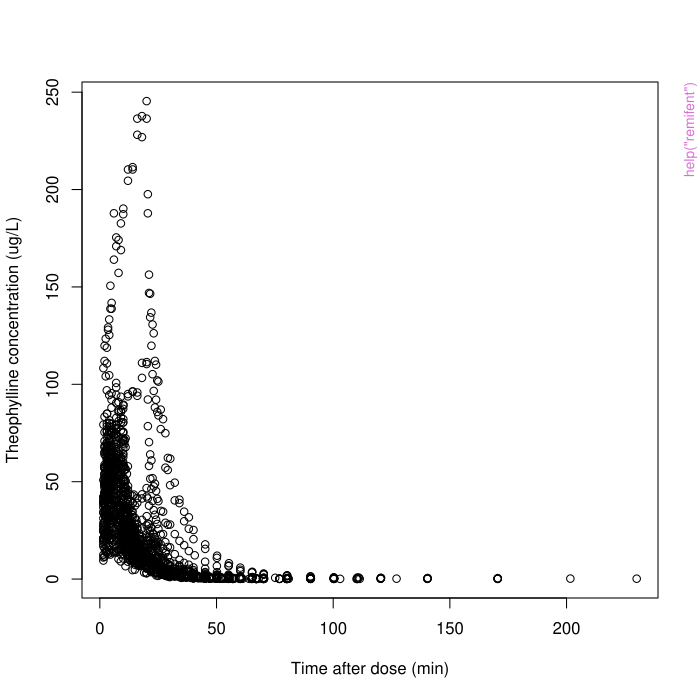

The script that drew this image:
pkgname <- "npde"
source(file.path(R.home("share"), "R", "examples-header.R"))
options(warn = 1)
base::assign(".ExTimings", "npde-Ex.timings", pos = 'CheckExEnv')
base::cat("name\tuser\tsystem\telapsed\n", file=base::get(".ExTimings", pos = 'CheckExEnv'))
base::assign(".format_ptime",
function(x) {
  if(!is.na(x[4L])) x[1L] <- x[1L] + x[4L]
  if(!is.na(x[5L])) x[2L] <- x[2L] + x[5L]
  options(OutDec = '.')
  format(x[1L:3L], digits = 7L)
},
pos = 'CheckExEnv')

### * </HEADER>
library('npde')

base::assign(".oldSearch", base::search(), pos = 'CheckExEnv')
base::assign(".old_wd", base::getwd(), pos = 'CheckExEnv')
cleanEx()
nameEx("NpdeData-class")
### * NpdeData-class

flush(stderr()); flush(stdout())

base::assign(".ptime", proc.time(), pos = "CheckExEnv")
### Name: NpdeData-class
### Title: Class "NpdeData" representing the structure of the longitudinal
###   data
### Aliases: NpdeData-class NpdeData print,NpdeData-method
###   summary,NpdeData-method npde.qqplot,NpdeData-method
### Keywords: classes

### ** Examples

## Not run: 
##D methods(class="NpdeData")
##D 
##D showClass("NpdeData")
## End(Not run)




base::assign(".dptime", (proc.time() - get(".ptime", pos = "CheckExEnv")), pos = "CheckExEnv")
base::cat("NpdeData-class", base::get(".format_ptime", pos = 'CheckExEnv')(get(".dptime", pos = "CheckExEnv")), "\n", file=base::get(".ExTimings", pos = 'CheckExEnv'), append=TRUE, sep="\t")
cleanEx()
nameEx("NpdeObject-class")
### * NpdeObject-class

flush(stderr()); flush(stdout())

base::assign(".ptime", proc.time(), pos = "CheckExEnv")
### Name: NpdeObject-class
### Title: Class "NpdeObject"
### Aliases: NpdeObject-class NpdeObject print,NpdeObject-method
###   showall,NpdeObject-method summary,NpdeObject-method
###   test,NpdeObject-method npde.main,NpdeObject npde.save,NpdeObject
###   npde.graphs,NpdeObject plot,NpdeObject
### Keywords: classes

### ** Examples

## Not run: 
##D methods(class="NpdeObject")
##D 
##D showClass("NpdeObject")
## End(Not run)




base::assign(".dptime", (proc.time() - get(".ptime", pos = "CheckExEnv")), pos = "CheckExEnv")
base::cat("NpdeObject-class", base::get(".format_ptime", pos = 'CheckExEnv')(get(".dptime", pos = "CheckExEnv")), "\n", file=base::get(".ExTimings", pos = 'CheckExEnv'), append=TRUE, sep="\t")
cleanEx()
nameEx("NpdeRes-class")
### * NpdeRes-class

flush(stderr()); flush(stdout())

base::assign(".ptime", proc.time(), pos = "CheckExEnv")
### Name: NpdeRes-class
### Title: Class "NpdeRes"
### Aliases: NpdeRes-class NpdeRes NpdeRes-class, print,NpdeRes-method
###   showall,NpdeRes-method summary,NpdeRes-method test,NpdeRes-method
### Keywords: classes internal

### ** Examples

## Not run: 
##D data(theopp)
##D 
##D methods(class="NpdeRes")
##D 
##D showClass("NpdeRes")
## End(Not run)



base::assign(".dptime", (proc.time() - get(".ptime", pos = "CheckExEnv")), pos = "CheckExEnv")
base::cat("NpdeRes-class", base::get(".format_ptime", pos = 'CheckExEnv')(get(".dptime", pos = "CheckExEnv")), "\n", file=base::get(".ExTimings", pos = 'CheckExEnv'), append=TRUE, sep="\t")
cleanEx()
nameEx("NpdeSimData-class")
### * NpdeSimData-class

flush(stderr()); flush(stdout())

base::assign(".ptime", proc.time(), pos = "CheckExEnv")
### Name: NpdeSimData-class
### Title: Class "NpdeSimData" representing the structure of the
###   longitudinal data
### Aliases: NpdeSimData-class NpdeSimData
### Keywords: classes

### ** Examples

## Not run: 
##D showClass("NpdeSimData")
## End(Not run)



base::assign(".dptime", (proc.time() - get(".ptime", pos = "CheckExEnv")), pos = "CheckExEnv")
base::cat("NpdeSimData-class", base::get(".format_ptime", pos = 'CheckExEnv')(get(".dptime", pos = "CheckExEnv")), "\n", file=base::get(".ExTimings", pos = 'CheckExEnv'), append=TRUE, sep="\t")
cleanEx()
nameEx("dist.pred.sim")
### * dist.pred.sim

flush(stderr()); flush(stdout())

base::assign(".ptime", proc.time(), pos = "CheckExEnv")
### Name: dist.pred.sim
### Title: Compute distribution of pd/npde using simulations
### Aliases: dist.pred.sim calcnpde.sim

### ** Examples

## Not run: 
##D data(theopp)
##D data(simtheopp)
##D x<-autonpde(theopp,simtheopp,1,3,4,boolsave=FALSE)
##D # Use random samples from N(0,1) to obtain a prediction interval on the empirical cdf of the npde
##D plot(x,plot.type="ecdf",bands=TRUE,approx.pi=TRUE)
##D # defaults to computing the pd and npde for 100 simulated datasets
##D # (in the theophylline example, this uses all the simulated datasets)
##D x<-dist.pred.sim(x)
##D # Use the npde from the simulated datasets to obtain a prediction interval on the empirical cdf
##D plot(x,plot.type="ecdf",bands=TRUE,approx.pi=FALSE)
## End(Not run)




base::assign(".dptime", (proc.time() - get(".ptime", pos = "CheckExEnv")), pos = "CheckExEnv")
base::cat("dist.pred.sim", base::get(".format_ptime", pos = 'CheckExEnv')(get(".dptime", pos = "CheckExEnv")), "\n", file=base::get(".ExTimings", pos = 'CheckExEnv'), append=TRUE, sep="\t")
cleanEx()
nameEx("gof.test")
### * gof.test

flush(stderr()); flush(stdout())

base::assign(".ptime", proc.time(), pos = "CheckExEnv")
### Name: gof.test
### Title: Goodness-of-fit tests for npde
### Aliases: gof.test gof.test.default gof.test.numeric gof.test.NpdeRes
###   printgoftest gof.test.NpdeObject
### Keywords: methods test

### ** Examples

## Not run: 
##D data(theopp)
## End(Not run)



base::assign(".dptime", (proc.time() - get(".ptime", pos = "CheckExEnv")), pos = "CheckExEnv")
base::cat("gof.test", base::get(".format_ptime", pos = 'CheckExEnv')(get(".dptime", pos = "CheckExEnv")), "\n", file=base::get(".ExTimings", pos = 'CheckExEnv'), append=TRUE, sep="\t")
cleanEx()
nameEx("kurtosis")
### * kurtosis

flush(stderr()); flush(stdout())

base::assign(".ptime", proc.time(), pos = "CheckExEnv")
### Name: kurtosis
### Title: Kurtosis
### Aliases: kurtosis
### Keywords: univar

### ** Examples

## Not run: 
##D x <- rnorm(100)
##D kurtosis(x)
## End(Not run)



base::assign(".dptime", (proc.time() - get(".ptime", pos = "CheckExEnv")), pos = "CheckExEnv")
base::cat("kurtosis", base::get(".format_ptime", pos = 'CheckExEnv')(get(".dptime", pos = "CheckExEnv")), "\n", file=base::get(".ExTimings", pos = 'CheckExEnv'), append=TRUE, sep="\t")
cleanEx()
nameEx("npde-package")
### * npde-package

flush(stderr()); flush(stdout())

base::assign(".ptime", proc.time(), pos = "CheckExEnv")
### Name: npde-package
### Title: Normalised prediction distribution errors for nonlinear
###   mixed-effect models
### Aliases: npde npde-package
### Keywords: models

### ** Examples

## Not run: 
##D data(theopp)
##D data(simtheopp)
##D 
##D # Calling autonpde with dataframes
##D 
##D x<-autonpde(theopp,simtheopp,ix="Time",iy="Conc",iid="ID",boolsave=FALSE)
##D print(x)
##D 
##D # Calling autonpde with names of files to be read from disk
##D 
##D write.table(theopp,"theopp.tab",quote=FALSE,row.names=FALSE)
##D write.table(simtheopp,"simtheopp.tab",quote=FALSE,row.names=FALSE)
##D x<-autonpde(namobs="theopp.tab", namsim="simtheopp.tab", iid = 1,
##D ix = 3, iy = 4, boolsave = FALSE)
##D 
##D print(x)
## End(Not run)



base::assign(".dptime", (proc.time() - get(".ptime", pos = "CheckExEnv")), pos = "CheckExEnv")
base::cat("npde-package", base::get(".format_ptime", pos = 'CheckExEnv')(get(".dptime", pos = "CheckExEnv")), "\n", file=base::get(".ExTimings", pos = 'CheckExEnv'), append=TRUE, sep="\t")
cleanEx()
nameEx("npde")
### * npde

flush(stderr()); flush(stdout())

base::assign(".ptime", proc.time(), pos = "CheckExEnv")
### Name: npde
### Title: Compute normalised prediction distribution errors
### Aliases: npde autonpde
### Keywords: models

### ** Examples

## Not run: 
##D data(theopp)
##D data(simtheopp)
##D 
##D # Calling autonpde with dataframes
##D 
##D x<-autonpde(theopp,simtheopp,1,3,4,boolsave=FALSE)
##D x
##D 
##D # Calling autonpde with names of files to be read from disk
##D 
##D write.table(theopp,"theopp.tab",quote=FALSE,row.names=FALSE)
##D write.table(simtheopp,"simtheopp.tab",quote=FALSE,row.names=FALSE)
##D x<-autonpde(namobs="theopp.tab", namsim="simtheopp.tab", iid = 1,
##D ix = 3, iy = 4, imdv=0, boolsave = FALSE)
##D 
##D head(x["results"]["res"])
## End(Not run)



base::assign(".dptime", (proc.time() - get(".ptime", pos = "CheckExEnv")), pos = "CheckExEnv")
base::cat("npde", base::get(".format_ptime", pos = 'CheckExEnv')(get(".dptime", pos = "CheckExEnv")), "\n", file=base::get(".ExTimings", pos = 'CheckExEnv'), append=TRUE, sep="\t")
cleanEx()
nameEx("npdeData")
### * npdeData

flush(stderr()); flush(stdout())

base::assign(".ptime", proc.time(), pos = "CheckExEnv")
### Name: npdeData
### Title: Creates a NpdeData object
### Aliases: npdeData
### Keywords: models

### ** Examples

## Not run: 
##D data(theopp)
##D 
##D x<-npdeData(theopp) # Automatic detection
##D print(x)
##D x<-npdeData(theopp,name.group="ID",name.predictor="Time",name.response="Conc",
##D name.covariates=c("Wt"),units=list(x="hr",y="mg/L",covariates="kg")) # Explicit
##D print(x)
##D plot(x)
## End(Not run)



base::assign(".dptime", (proc.time() - get(".ptime", pos = "CheckExEnv")), pos = "CheckExEnv")
base::cat("npdeData", base::get(".format_ptime", pos = 'CheckExEnv')(get(".dptime", pos = "CheckExEnv")), "\n", file=base::get(".ExTimings", pos = 'CheckExEnv'), append=TRUE, sep="\t")
cleanEx()
nameEx("plot.NpdeData")
### * plot.NpdeData

flush(stderr()); flush(stdout())

base::assign(".ptime", proc.time(), pos = "CheckExEnv")
### Name: plot.NpdeData
### Title: Plots a NpdeData object
### Aliases: plot.NpdeData
### Keywords: plot

### ** Examples

## Not run: 
##D data(theopp)
##D 
##D x<-npdeData(theopp,name.group="ID",name.predictor="Time",name.response="Conc",
##D name.covariates=c("Wt"),units=list(x="hr",y="mg/L",covariates="kg"))
##D plot(x)
## End(Not run)



base::assign(".dptime", (proc.time() - get(".ptime", pos = "CheckExEnv")), pos = "CheckExEnv")
base::cat("plot.NpdeData", base::get(".format_ptime", pos = 'CheckExEnv')(get(".dptime", pos = "CheckExEnv")), "\n", file=base::get(".ExTimings", pos = 'CheckExEnv'), append=TRUE, sep="\t")
cleanEx()
nameEx("plot.NpdeObject")
### * plot.NpdeObject

flush(stderr()); flush(stdout())

base::assign(".ptime", proc.time(), pos = "CheckExEnv")
### Name: plot.NpdeObject
### Title: Plots a NpdeObject object
### Aliases: plot.NpdeObject
### Keywords: plot

### ** Examples

## Not run: 
##D data(theopp)
##D data(simtheopp)
##D 
##D x<-autonpde(theopp,simtheopp,iid="ID",ix="Time", iy="Conc", boolsave=FALSE)
##D plot(x)
## End(Not run)




base::assign(".dptime", (proc.time() - get(".ptime", pos = "CheckExEnv")), pos = "CheckExEnv")
base::cat("plot.NpdeObject", base::get(".format_ptime", pos = 'CheckExEnv')(get(".dptime", pos = "CheckExEnv")), "\n", file=base::get(".ExTimings", pos = 'CheckExEnv'), append=TRUE, sep="\t")
cleanEx()
nameEx("plot.NpdeRes")
### * plot.NpdeRes

flush(stderr()); flush(stdout())

base::assign(".ptime", proc.time(), pos = "CheckExEnv")
### Name: plot.NpdeRes
### Title: Plots a NpdeRes object
### Aliases: plot.NpdeRes
### Keywords: internal plot

### ** Examples

## Not run: 
##D data(theopp)
## End(Not run)



base::assign(".dptime", (proc.time() - get(".ptime", pos = "CheckExEnv")), pos = "CheckExEnv")
base::cat("plot.NpdeRes", base::get(".format_ptime", pos = 'CheckExEnv')(get(".dptime", pos = "CheckExEnv")), "\n", file=base::get(".ExTimings", pos = 'CheckExEnv'), append=TRUE, sep="\t")
cleanEx()
nameEx("remifent")
### * remifent

flush(stderr()); flush(stdout())

base::assign(".ptime", proc.time(), pos = "CheckExEnv")
### Name: remifent
### Title: Pharmacokinetics of Remifentanil
### Aliases: remifent simremifent simremifent_base
### Keywords: datasets

### ** Examples

data(remifent)
str(remifent)

#Plotting the remifentanil data
plot(Conc~Time,data=remifent,xlab="Time after dose (min)", ylab="Theophylline concentration (ug/L)")




base::assign(".dptime", (proc.time() - get(".ptime", pos = "CheckExEnv")), pos = "CheckExEnv")
base::cat("remifent", base::get(".format_ptime", pos = 'CheckExEnv')(get(".dptime", pos = "CheckExEnv")), "\n", file=base::get(".ExTimings", pos = 'CheckExEnv'), append=TRUE, sep="\t")
cleanEx()
nameEx("simtheopp")
### * simtheopp

flush(stderr()); flush(stdout())

base::assign(".ptime", proc.time(), pos = "CheckExEnv")
### Name: simtheopp
### Title: Simulated data for the computation of normalised prediction
###   distribution errors
### Aliases: simtheopp
### Keywords: datasets

### ** Examples

## Not run: 
##D data(simtheopp)
##D 
##D # Plotting the simulated data for subject 1 in the first simulation
##D plot(ysim[2:12]~xsim[2:12],data=simtheopp,xlab="Time after dose (hr)",
##D ylab="Theophylline concentration (mg/L)",type="l",
##D main="Example of simulated data for subject 1")
##D 
##D # Plotting a 90% prediction interval for the observations in theopp
##D # using the simulated data in simtheopp
##D # note : differences in doses between subjects are not taken into account
##D data(theopp)
##D xpl<-c(0,0.25,0.5,1,2,3.5,5,7,9,12,24)
##D xpl1<-list(c(0,0.1),c(0.2,0.4),c(0.5,0.65),c(0.9,1.2),c(1.9,2.2),c(3.4,4),
##D c(4.9,5.2),c(6.9,7.2),c(8.8,9.4),c(11.5,12.2),c(23.7,24.7))
##D 
##D ypl<-cbind(xpl=xpl,binf=xpl,median=xpl,bsup=xpl)
##D for(i in 1:(length(xpl))) {
##D   vec<-simtheopp$ysim[simtheopp$xsim>=xpl1[[i]][1] &simtheopp$xsim<=xpl1[[i]][2]]
##D   ypl[i,2:4]<-quantile(vec,c(0.05,0.5,0.95))
##D }
##D plot(Conc~Time,data=theopp,xlab="Time after dose (hr)",
##D ylab="Theophylline concentration (mg/L)")
##D lines(ypl[,1],ypl[,3],lwd=2)
##D lines(ypl[,1],ypl[,2],lty=2)
##D lines(ypl[,1],ypl[,4],lty=2)
## End(Not run)




base::assign(".dptime", (proc.time() - get(".ptime", pos = "CheckExEnv")), pos = "CheckExEnv")
base::cat("simtheopp", base::get(".format_ptime", pos = 'CheckExEnv')(get(".dptime", pos = "CheckExEnv")), "\n", file=base::get(".ExTimings", pos = 'CheckExEnv'), append=TRUE, sep="\t")
cleanEx()
nameEx("skewness")
### * skewness

flush(stderr()); flush(stdout())

base::assign(".ptime", proc.time(), pos = "CheckExEnv")
### Name: skewness
### Title: Skewness
### Aliases: skewness
### Keywords: univar

### ** Examples

## Not run: 
##D x <- rnorm(100)
##D skewness(x)
## End(Not run)



base::assign(".dptime", (proc.time() - get(".ptime", pos = "CheckExEnv")), pos = "CheckExEnv")
base::cat("skewness", base::get(".format_ptime", pos = 'CheckExEnv')(get(".dptime", pos = "CheckExEnv")), "\n", file=base::get(".ExTimings", pos = 'CheckExEnv'), append=TRUE, sep="\t")
cleanEx()
nameEx("theopp")
### * theopp

flush(stderr()); flush(stdout())

base::assign(".ptime", proc.time(), pos = "CheckExEnv")
### Name: theopp
### Title: Pharmacokinetics of theophylline
### Aliases: theopp
### Keywords: datasets

### ** Examples

## Not run: 
##D data(theopp)
##D 
##D #Plotting the theophylline data
##D plot(Conc~Time,data=theopp,xlab="Time after dose (hr)",
##D ylab="Theophylline concentration (mg/L)")
##D 
## End(Not run)



base::assign(".dptime", (proc.time() - get(".ptime", pos = "CheckExEnv")), pos = "CheckExEnv")
base::cat("theopp", base::get(".format_ptime", pos = 'CheckExEnv')(get(".dptime", pos = "CheckExEnv")), "\n", file=base::get(".ExTimings", pos = 'CheckExEnv'), append=TRUE, sep="\t")
cleanEx()
nameEx("virload")
### * virload

flush(stderr()); flush(stdout())

base::assign(".ptime", proc.time(), pos = "CheckExEnv")
### Name: virload
### Title: Simulated HIV viral loads in HIV patients
### Aliases: virload virload20 virloadMDV20 virload50
### Keywords: datasets

### ** Examples

data(virload)
str(virload)
data(virload50)

#Plotting the data
plot(Log_VL~Time,data=virload,xlab="Time (d)",ylab="Viral loads, base 10 log-scale (cp/mL)")
plot(Log_VL~Time,data=virload50,xlab="Time (d)",ylab="Viral loads, base 10 log-scale (cp/mL)")




base::assign(".dptime", (proc.time() - get(".ptime", pos = "CheckExEnv")), pos = "CheckExEnv")
base::cat("virload", base::get(".format_ptime", pos = 'CheckExEnv')(get(".dptime", pos = "CheckExEnv")), "\n", file=base::get(".ExTimings", pos = 'CheckExEnv'), append=TRUE, sep="\t")
### * <FOOTER>
###
cleanEx()
options(digits = 7L)
base::cat("Time elapsed: ", proc.time() - base::get("ptime", pos = 'CheckExEnv'),"\n")
grDevices::dev.off()
###
### Local variables: ***
### mode: outline-minor ***
### outline-regexp: "\\(> \\)?### [*]+" ***
### End: ***
quit('no')
